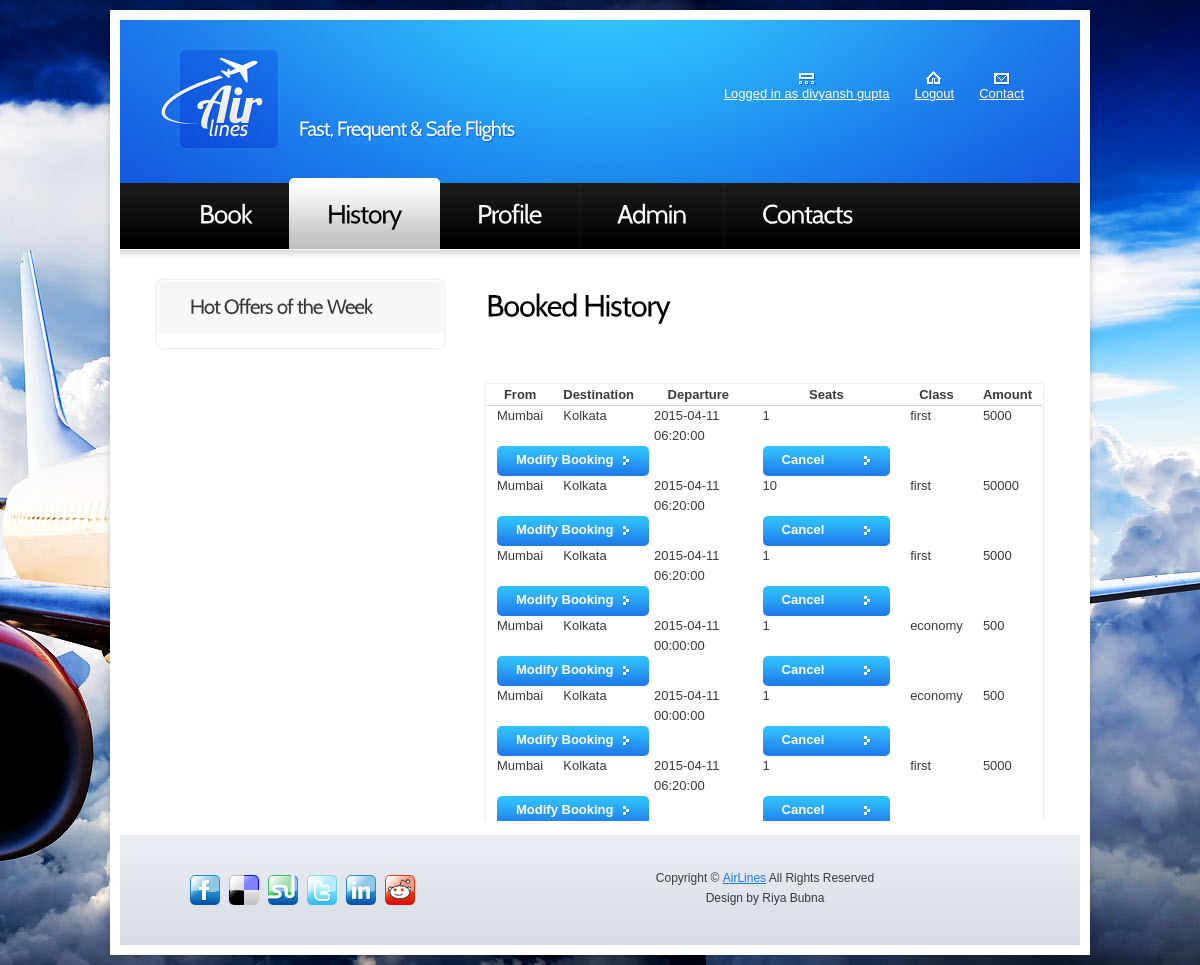
The app's page /history.php (signed in) with its own data.
### tables this page shows
CREATE TABLE IF NOT EXISTS `users` (
`id` int(10) unsigned NOT NULL,
  `email` varchar(30) NOT NULL,
  `password` varchar(30) NOT NULL,
  `first_name` varchar(30) NOT NULL,
  `last_name` varchar(30) NOT NULL,
  `phone` varchar(30) NOT NULL,
  `address` varchar(30) NOT NULL,
  `isadmin` int(11) NOT NULL DEFAULT '0',
  `balance` int(11) NOT NULL DEFAULT '0'
);

CREATE TABLE IF NOT EXISTS `bookings` (
`id` int(10) unsigned NOT NULL,
  `flightid` int(10) unsigned NOT NULL,
  `userid` int(10) unsigned NOT NULL,
  `amount` int(10) unsigned NOT NULL,
  `class` enum('first','business','economy','') NOT NULL,
  `quantity` int(10) unsigned NOT NULL
);

CREATE TABLE IF NOT EXISTS `flights` (
`id` int(10) unsigned NOT NULL,
  `aircraftid` int(11) unsigned NOT NULL,
  `startcity` varchar(30) NOT NULL,
  `endcity` varchar(30) NOT NULL,
  `starttime` datetime NOT NULL,
  `endtime` datetime NOT NULL,
  `firstavl` int(11) NOT NULL DEFAULT '0',
  `bizavl` int(11) NOT NULL DEFAULT '0',
  `econavl` int(11) NOT NULL DEFAULT '0',
  `firstfare` int(11) NOT NULL,
  `bizfare` int(11) NOT NULL,
  `econfare` int(11) NOT NULL
);

### history.php (the view, shortened to what this page needs)
<!DOCTYPE html>
<html lang="en">
<head>
  <link rel="stylesheet" href="css/reset.css" type="text/css" media="all">
  <link rel="stylesheet" href="css/layout.css" type="text/css" media="all">
  <link rel="stylesheet" href="css/style.css" type="text/css" media="all">
</head>
<body id="page2">
  <div class="main">
    <?php
  echo '<header>';
  include_once 'header.php';
echo '<nav>
<ul id="menu">
<li><a href="book.php"><span><span>Book</span></span></a></li>
<li id="menu_active"><a href="history.php"><span><span>History</span></span></a></li>
<li><a href="profile.php"><span><span>Profile</span></span></a></li>';
if($user['isadmin'] == 1) {
  echo '<li><a href="admin.php"><span><span>Admin</span></span></a></li>';
}
echo '<li class="end"><a href="contacts.php"><span><span>Contacts</span></span></a></li>
</ul>
</nav>
</header>';
 ?>
    <section id="content">
      <div class="wrapper pad1">
        <article class="col1">
          <?php include 'offers.php'; ?>
        </article>
        <article class="col2">
          <h3 class="pad_top1">Booked History</h3>
          <div class="tabs">
            <div class="content" style="padding-bottom: 5px;">
              <table style="width: 100%;">
                <tr style="border-bottom: 1px solid #d0d0d0; margin-bottom:5px;">
                  <th style="padding-left:10px;padding-right:10px;"><strong>From</strong></td>
                  <th style="padding-left:10px;padding-right:10px;"><strong>Destination</strong></td>
                  <th style="padding-left:10px;padding-right:10px;"><strong>Departure</strong></td>
                  <th style="padding-left:10px;padding-right:10px;"><strong>Seats</strong></td>
                  <th style="padding-left:10px;padding-right:10px;"><strong>Class</strong></td>
                  <th style="padding-left:10px;padding-right:10px;"><strong>Amount</strong></td>
                </tr>
              <?php
              $bookres = $mysqli->query(sprintf('SELECT flights.startcity AS startcity, flights.endcity AS endcity, flights.starttime AS starttime, bookings.quantity AS quantity, bookings.class AS class, bookings.amount AS amount, bookings.id AS id FROM flights INNER JOIN bookings ON bookings.flightid = flights.id WHERE bookings.userid = %d', $user['id']));
              while($booking = $bookres->fetch_array()) {
                echo '<tr  style="margin: 15px;">
                    <td style="padding-left:10px;padding-right:10px;position:relative;">'.$booking['startcity'].'</td>
                    <td style="padding-left:10px;padding-right:10px;position:relative;">'.$booking['endcity'].'</td>
                    <td style="padding-left:10px;padding-right:10px;position:relative;">'.$booking['starttime'].'</td>
                    <td style="padding-left:10px;padding-right:10px;position:relative;">'.$booking['quantity'].'</td>
                    <td style="padding-left:10px;padding-right:10px;position:relative;">'.$booking['class'].'</td>
                    <td style="padding-left:10px;padding-right:10px;position:relative;">'.$booking['amount'].'</td>
                  </tr>
                  <script>
                  function myFunction() {
                    var x;
                    if (confirm("Extra charges of Rs. 1000/- The balance will be credited to your AirLine account. Please book another flight") == true) {
                      window.location = "modify.php?bookingid='.$booking['id'].'";
                    }
                  }
                  function myFun() {
                    var x;
                    if (confirm("Extra charges of Rs. 1000/- The balance will be credited to your AirLine account.") == true) {
                      window.location = "cancel.php?bookingid='.$booking['id'].'"
                    }
                  }
                  </script>
                  <tr style="margin-bottom:10px;">
                    <td colspan="3" style="padding-left:10px;padding-right:10px;position:relative;"><div class="button1"  onclick="myFunction()"><strong>Modify Booking</strong></div></td>
                    <td colspan="3" style="padding-left:10px;padding-right:10px;position:relative;float:right;"><div class="button1"  onclick="myFun()"><strong>Cancel Booking</strong></div></td>
                  </tr>';
              }
              ?>
                </table>
            </div>
          </div>
        </article>
      </div>
    </section>
    <footer>
      <?php include_once('footer.php'); ?>
      </footer>
    </div>
  </body>
  </html>

### header.php (shortened to what this page needs)
<?php
include_once 'db_connect.php';
$res = $mysqli->query(sprintf('SELECT * FROM users WHERE id = %d', $_SESSION['user_id']));
$user = $res->fetch_array();
echo '<div class="wrapper">
<h1><a href="home.php" id="logo">AirLines</a></h1>
<span id="slogan">Fast, Frequent &amp; Safe Flights</span>
<nav id="top_nav">
<ul>
<li><a href="profile.php" class="nav2">Logged in as ';
echo $user['first_name']. ' '.$user['last_name']. '</a></li>';
echo '<li><a href="process_logout.php" class="nav1">Logout</a></li>
<li><a href="contacts.php" class="nav3">Contact</a></li>
</ul>
</nav>
</div>';
?>

### offers.php (shortened to what this page needs)
<?php
echo '<div class="box1">
          <h2 class="top">Hot Offers of the Week</h2>
          <div class="pad">';
          echo '</div>
        </div>';
?>

### footer.php
<?php
echo '<div class="wrapper">
        <ul id="icons">
          <li><a href="#" class="normaltip"><img src="images/icon1.jpg" alt=""></a></li>
          <li><a href="#" class="normaltip"><img src="images/icon2.jpg" alt=""></a></li>
          <li><a href="#" class="normaltip"><img src="images/icon3.jpg" alt=""></a></li>
          <li><a href="#" class="normaltip"><img src="images/icon4.jpg" alt=""></a></li>
          <li><a href="#" class="normaltip"><img src="images/icon5.jpg" alt=""></a></li>
          <li><a href="#" class="normaltip"><img src="images/icon6.jpg" alt=""></a></li>
        </ul>
        <div class="links">Copyright &copy; <a href="home.php">AirLines</a> All Rights Reserved<br>
          Design by Riya Bubna</div>
        </div>';
        ?>

### css/layout.css (style rules this page uses)
.col1, .col2, .col3, .cols { float:left }
.col1 { padding-left:37px; width:287px }
.col2 { padding-left:42px; width:557px }

### css/style.css (style rules this page uses)
article, aside, audio, canvas, command, datalist, details, embed, figcaption, figure, footer, header, hgroup, keygen, meter, nav, output, progress, section, source, video { display:block }
.wrapper { width:100%; overflow:hidden }
body { background:url(../images/bg_img.jpg) top center no-repeat #000; border:0; font:13px Arial, Helvetica, sans-serif; color:#3a3a3a; line-height:20px; min-width:980px; padding:10px 0 }
.main { margin:0 auto; width:960px; padding:10px; background:#fff; box-shadow:0 0 7px rgba(0, 0, 0, .2); -moz-box-shadow:0 0 7px rgba(0, 0, 0, .2); -webkit-box-shadow:0 0 7px rgba(0, 0, 0, .2); position:relative }
a { color:#1d77e9; text-decoration:underline; outline:none }
h1 { padding:27px 0 0 41px; float:left }
h2 { font-size:20px; line-height:1.2em; padding:12px 32px 16px 32px; margin-bottom:14px; background:#f7f7f7; position:relative; letter-spacing:-1px }
h2.top { border-radius:6px 6px 0 0; -moz-border-radius:6px 6px 0 0; -webkit-border-radius:6px 6px 0 0 }
h3 { font-size:30px; color:#000; line-height:1.2em; margin-top:-4px; letter-spacing:-1px; padding:0 0 21px 0 }
header { height:230px; width:100%; overflow:hidden; background:url(../images/bg_top.jpg) 0 0 no-repeat }
#logo { display:block; background:url(../images/logo.png) 0 0 no-repeat; width:120px; height:104px; text-indent:-9999px }
#slogan { font-size:20px; line-height:1.2em; color:#fff; float:left; padding:95px 0 0 18px; letter-spacing:-1px }
#top_nav { float:right; padding:38px 56px 0 0 }
#top_nav li { float:left; padding-left:25px; text-align:center }
#top_nav li a { display:inline-block; padding-top:13px; color:#fff }
#top_nav li { display:inline-block; padding-top:13px; color:#fff }
.nav1 { background:url(../images/img_top1.gif) center 0 no-repeat }
.nav2 { background:url(../images/img_top2.gif) center 0 no-repeat }
.nav3 { background:url(../images/img_top3.gif) center 0 no-repeat }
#menu { padding:27px 0 0 42px }
#menu li { float:left; margin-left:-1px; background:url(../images/menu_line.gif) bottom right no-repeat }
#menu .end { background:none }
#menu li a { display:block; height:71px; font-size:26px; line-height:71px; color:#fff; text-decoration:none; letter-spacing:-1px }
#menu li a span { display:block }
#menu li a span span { padding:0 32px; margin:0 6px }
#menu li a:hover, #menu #menu_active a { background:url(../images/menu_left.png) top left no-repeat; color:#000 }
#menu li a:hover span, #menu #menu_active a span { background:url(../images/menu_right.png) top right no-repeat }
#menu li a:hover span span, #menu #menu_active a span span { background:url(../images/menu_bg.gif) top repeat-x }
#content { width:100%; overflow:hidden; padding-bottom:14px }
.pad1 { padding:30px 0; background:url(../images/bg_top2.jpg) 0 0 no-repeat }
.pad_top1 { padding-top:11px }
.tabs { position:relative }
.tabs .content { background:#fff; border-radius:0 0 6px 6px; -moz-border-radius:0 0 6px 6px; -webkit-border-radius:0 0 6px 6px; box-shadow:0 0 3px #d0d0d0; -moz-box-shadow:0 0 3px #d0d0d0; -webkit-box-shadow:0 0 3px #d0d0d0; position:relative; padding:1px; top:40px; padding-bottom:20px }
.button1 { display:inline-block; font-size:13px; color:#fff; text-decoration:none; line-height:28px; height:30px; padding:0 19px; background:url(../images/button_1.gif) 0 0px repeat-x #1d77e9; border-radius:5px; -moz-border-radius:5px; -webkit-border-radius:5px; position:relative; cursor:pointer }
.button1 strong { display:block; padding-right:16px; background:url(../images/marker_2.gif) right 10px no-repeat }
.box1 { background:#fff; border-radius:6px; -moz-border-radius:6px; -webkit-border-radius:6px; box-shadow:0 0 3px #d0d0d0; -moz-box-shadow:0 0 3px #d0d0d0; -webkit-box-shadow:0 0 3px #d0d0d0; position:relative; padding:1px }
footer { padding:33px 0 37px 70px; background:url(../images/bg_footer.gif) top repeat-x #d7dce6; font-size:12px; color:#3a3a3a }
footer a { color:#1d77e9 }
#icons { float:left; padding-top:7px }
#icons li { float:left; padding-right:9px }
.links { padding-left:186px; width:310px; text-align:center; float:left }

### records on screen
users: first_name "divyansh", last_name "gupta"
bookings: flightid.startcity "Mumbai", flightid.endcity "Kolkata", flightid.starttime "2015-04-11 06:20:00", quantity "1", class "first", amount "5000"
bookings: flightid.startcity "Mumbai", flightid.endcity "Kolkata", flightid.starttime "2015-04-11 06:20:00", quantity "10", class "first", amount "50000"
bookings: flightid.startcity "Mumbai", flightid.endcity "Kolkata", flightid.starttime "2015-04-11 06:20:00", quantity "1", class "first", amount "5000"
bookings: flightid.startcity "Mumbai", flightid.endcity "Kolkata", flightid.starttime "2015-04-11 00:00:00", quantity "1", class "economy", amount "500"
bookings: flightid.startcity "Mumbai", flightid.endcity "Kolkata", flightid.starttime "2015-04-11 00:00:00", quantity "1", class "economy", amount "500"
bookings: flightid.startcity "Mumbai", flightid.endcity "Kolkata", flightid.starttime "2015-04-11 06:20:00", quantity "1", class "first", amount "5000"
